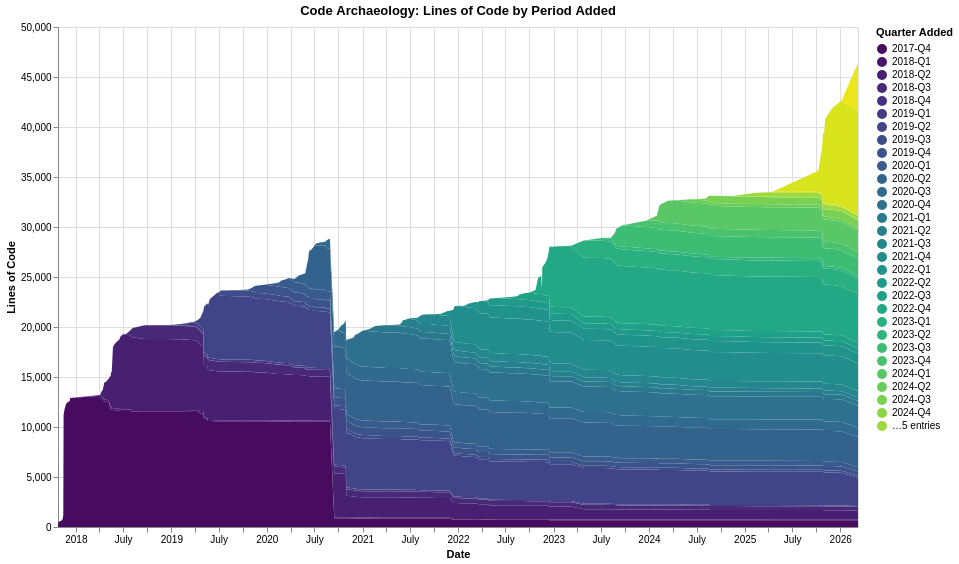

The Vega-Lite source for this figure:
### Vega-Lite specification from a JSON file in a GitHub repository (floating-point values rounded to 4 significant figures; data arrays with more than 128 entries replaced by an {"elided": "..."} marker saying what was removed)
{"$schema": "https://vega.github.io/schema/vega-lite/v6.1.0.json", "config": {"view": {"continuousHeight": 300, "continuousWidth": 300}}, "data": {"name": "data-002f943d09829d052c227fc6f44d697a"}, "datasets": {"data-002f943d09829d052c227fc6f44d697a": {"elided": "2902 records"}}, "encoding": {"color": {"field": "period", "scale": {"scheme": "viridis"}, "title": "Quarter Added", "type": "ordinal"}, "order": {"field": "period", "type": "ordinal"}, "tooltip": [{"field": "commit_date", "type": "temporal"}, {"field": "period", "type": "ordinal"}, {"field": "line_count", "type": "quantitative"}], "x": {"field": "commit_date", "title": "Date", "type": "temporal"}, "y": {"field": "line_count", "title": "Lines of Code", "type": "quantitative"}}, "height": 500, "mark": {"type": "area"}, "title": "Code Archaeology: Lines of Code by Period Added", "width": 800}
